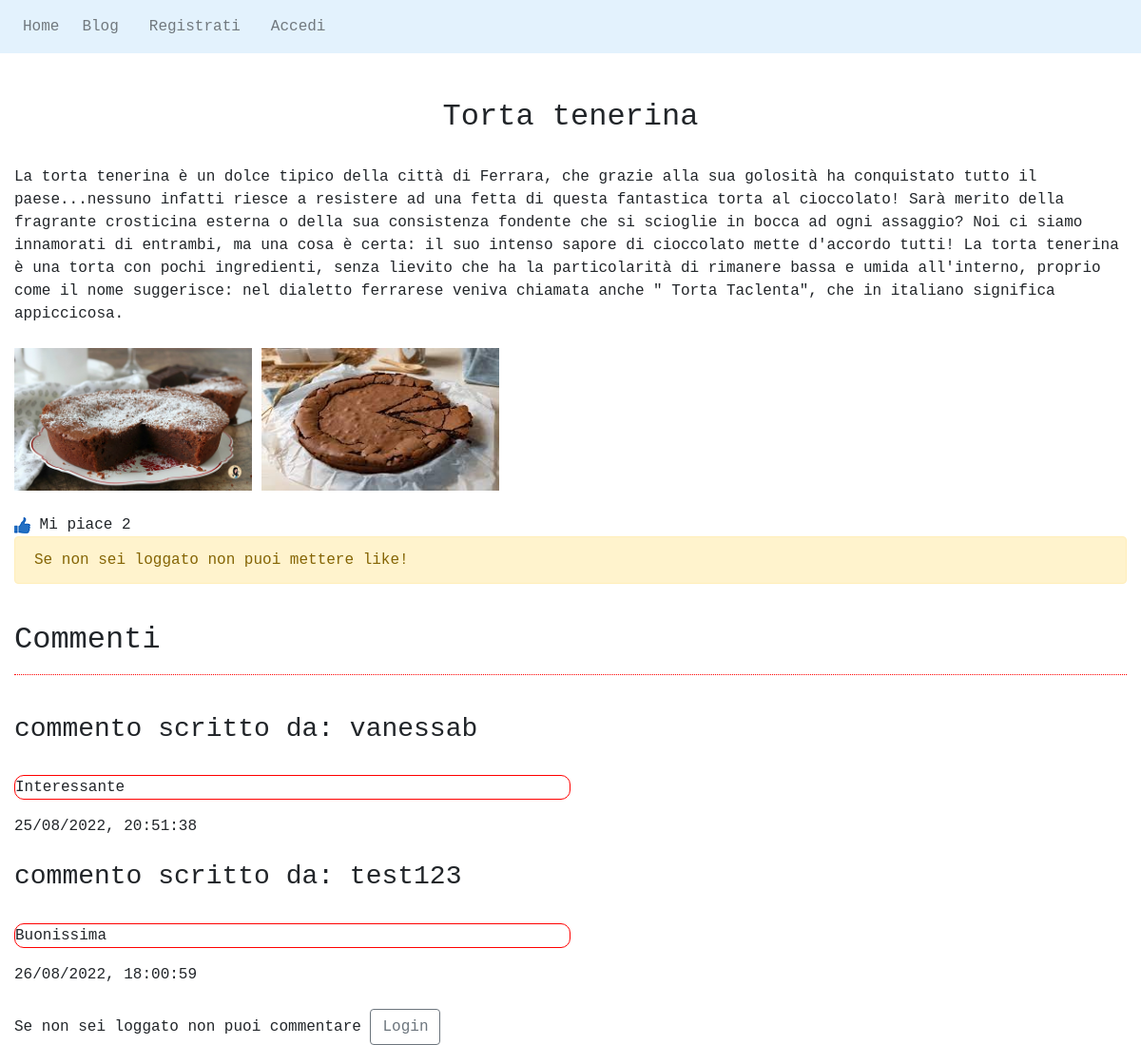
The app's page /viewpost.php?post_id=66 with its own data.
### tables this page shows
CREATE TABLE `posts` (
  `id` int(11) NOT NULL,
  `title` varchar(200) NOT NULL,
  `body` mediumtext NOT NULL,
  `image1` varchar(200) DEFAULT NULL,
  `image2` varchar(200) DEFAULT NULL,
  `user_id` int(11) NOT NULL,
  `blog_id` int(11) NOT NULL,
  `date_time` datetime NOT NULL DEFAULT current_timestamp()
);

CREATE TABLE `comments` (
  `id` int(11) NOT NULL,
  `user_id` int(11) NOT NULL,
  `post_id` int(11) NOT NULL,
  `textc` varchar(500) NOT NULL,
  `date_time` datetime NOT NULL DEFAULT current_timestamp()
);

CREATE TABLE `users` (
  `id` int(11) NOT NULL,
  `username` varchar(50) NOT NULL,
  `email` varchar(50) NOT NULL,
  `name` varchar(100) NOT NULL,
  `last_name` varchar(100) NOT NULL,
  `phone` varchar(10) NOT NULL,
  `id_card` varchar(9) NOT NULL,
  `password` varchar(255) NOT NULL,
  `date_time` datetime DEFAULT current_timestamp()
);

### viewpost.php (the view, shortened to what this page needs)
<?php require "connect.php";
include ("header.php");
include('finesessione.php');?>
<?php
	if (isset($_GET['post_id'])) {
		$post_id=$_GET['post_id'];
		$stmt = $mysqli->prepare("SELECT * FROM posts WHERE id = ? ");
		$stmt->bind_param('i', $post_id);
		$stmt -> execute();
		$result = $stmt->get_result();
		$post = $result->fetch_assoc();
		$stmt = $mysqli->prepare("SELECT * FROM comments WHERE post_id = ?");
		$stmt->bind_param('i', $post_id);
        $stmt->execute();
	    $result = $stmt->get_result();
        $comments = $result->fetch_all(MYSQLI_ASSOC);
		$stmt = $mysqli->prepare("SELECT count(*) as Contalike1 FROM likes WHERE postid = ?");
		$stmt->bind_param('i', $post_id);
        $stmt -> execute();
	    $result = $stmt->get_result();
		$conta = $result->fetch_assoc();
	}
?>
<!DOCTYPE html>
<html>
<head>
	<div class="container-fluid">
    <link rel="stylesheet" href="css/style.css" type="text/css">
	<link rel="stylesheet" href="https://stackpath.bootstrapcdn.com/bootstrap/4.5.2/css/bootstrap.min.css">
  </head>
  <?php $blogID = $post['blog_id'];
  $stmt = $mysqli->prepare("SELECT font FROM blogs WHERE id = ?");
  $stmt->bind_param('i', $blogID);
  $stmt->execute();
  $result = $stmt->get_result();
  $font = $result->fetch_row();
  ?>
<body class="<?php echo $font[0];?>">
<br><br>
<div class="content" >
    <?php $src1 = $post['image1'] ?>
	<?php $src2 = $post['image2'] ?>
	<div>
			<h2 class="post-title"><?php echo stripslashes($post['title']); ?></h2>
            <br>
		<div>
			<?php echo stripslashes($post['body']); ?><br><br>
        </div>
		<?php if($src1 != NULL){
			echo("<img src= 'img/$src1' width='250' height='150'> ");
		} else {
			echo "";
		}?>
		<?php if($src2 != NULL){
			echo("<img src= 'img/$src2' width='250' height='150'> ");
		} else {
			echo "";
		}?>
    </div><br>
    <div class="likepost">
    <?php
	if(isset($_SESSION["loggedin"]) && $_SESSION["loggedin"] === true){
        $stmt = $mysqli->prepare("SELECT count(*) as Contalike FROM likes WHERE postid = ? AND userid = ?");
		$stmt->bind_param('ii', $post_id, $id);
        $stmt -> execute();
	    $result = $stmt->get_result();
		$conta1 = $result->fetch_assoc();
        if($conta1['Contalike']>0){ ?>
            <button value="<?php echo $post_id; ?>" class="unlike">Non mi piace</button>
            <?php
        } else { ?>
		    <button value="<?php echo $post_id; ?>" class="like">Mi piace</button>
		<?php
        }?>
		<span id="punteggio"><?php echo $conta['Contalike1']?></span>
    <?php } else {
	?>
	<span id="punteggio"><img src="like.png"></img> Mi piace <?php echo $conta['Contalike1']?></span>
	<div class="alert alert-warning" role="alert">Se non sei loggato non puoi mettere like!</div>
	<?php } ?>
</div>
<br>
  <div class="comments1">
        <h2> Commenti </h2>
		<hr style="border-top: 1px dotted red;"><br>
	<?php foreach ($comments as $comment){?>
	<div id="comment_<?php echo $comment['id']; ?>">
         <div class="textcomment">
		 <?php $stmt = $mysqli->prepare("SELECT username FROM users, comments WHERE comments.post_id = ? AND comments.user_id = users.id AND users.id = ?");
		 $stmt->bind_param("ii", $post['id'], $comment['user_id']);
		 $stmt->execute();
		 $result = $stmt->get_result();
		 $username = $result->fetch_row();
		 $stmt->close();?>
		   <h3>commento scritto da:  <?php echo $username['0']?></h3><br>
		   <p style="border: 1px solid red; border-radius: 10px; width: 50%;" type="text" name="comment" ><?php echo stripslashes($comment['textc']);?></p>
		   <span><?php echo date("d/m/Y, H:i:s", strtotime($comment["date_time"])); ?></span>
		   <br>
		   <br>
		 </div>
	</div>
	<?php
   } ?>
	<?php if(!isset($_SESSION["loggedin"]) || $_SESSION["loggedin"] !== true){
    echo "Se non sei loggato non puoi commentare <a id='btp' class='btn btn-outline-secondary' id='puls' href='login.php'>Login</a>";
    exit;
} ?>

### css/style.css (style rules this page uses)
.monaco { font-family: monaco,Consolas,Lucida Console,monospace; }
h1, .post-title { text-align: center; }

### records on screen
posts: title "Torta tenerina", body "La torta tenerina è un dolce tipico della città di Ferrara, che grazie alla sua golosità ha conquistato tutto il paese...nessuno infatti riesce a resistere ad una fetta di questa fantastica torta al cioccolato! Sarà merito della fragrante crosticina esterna o della sua consistenza fondente che si scioglie in bocca ad ogni assaggio? Noi ci siamo innamorati di entrambi, ma una cosa è certa: il suo intenso sapore di cioccolato mette d'accordo tutti! La torta tenerina è una torta con pochi ingredienti, senza lievito che ha la particolarità di rimanere bassa e umida all'interno, proprio come il nome suggerisce: nel dialetto ferrarese veniva chiamata anche \" Torta Taclenta\", che in italiano…", image1 (picture), image2 (picture)
comments: user.username "vanessab", textc "Interessante", date_time "25/08/2022, 20:51:38"
comments: user.username "test123", textc "Buonissima", date_time "26/08/2022, 18:00:59"

### other values on screen
$conta['Contalike1'] "2"
